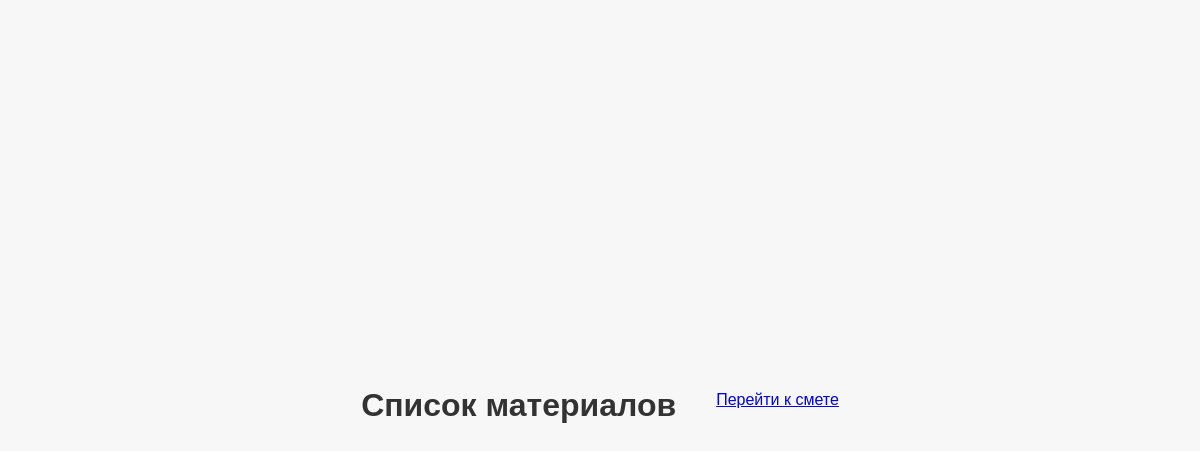
Before: / with the older database file.
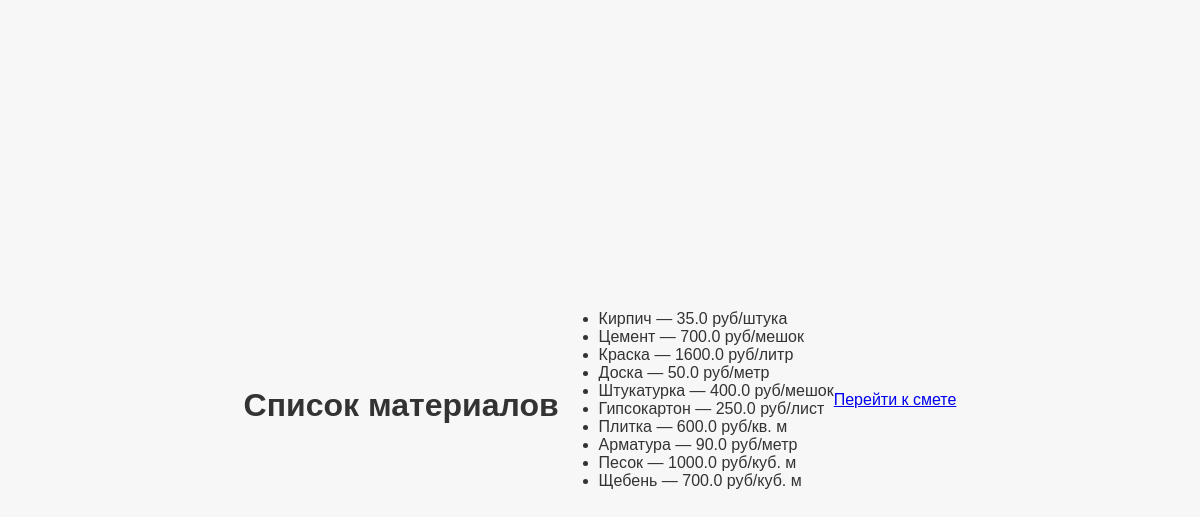
After: the same page with the newer database file.
### models.py (models this page shows)
class Material(db.Model):
    __tablename__ = 'materials'
    id = db.Column(db.Integer, primary_key=True)
    name = db.Column(db.String(100), nullable=False)
    unit_price = db.Column(db.Float, nullable=False)
    unit = db.Column(db.String(50), nullable=False)

### app.py (the view)
@app.route('/')
def index():
    materials = Material.query.all()
    return render_template('index.html', materials=materials)

### templates/index.html (shortened to what this page needs)
<!DOCTYPE html>
<html lang="ru">
<head>
    <link rel="stylesheet" href="/static/style.css">
</head>
<body>
    <h1>Список материалов</h1>
    <ul>
        {% for material in materials %}
        <li>{{ material.name }} — {{ material.unit_price }} руб/{{ material.unit }}</li>
        {% endfor %}
    </ul>
    <a href="/estimate">Перейти к смете</a>
</body>
</html>

### static/style.css (style rules this page uses)
body { font-family: Arial, sans-serif; background-color: #f7f7f7; margin: 0; padding: 0; display: flex; justify-content: center; align-items: center; height: 100vh; color: #333; }
h1, h2 { color: #333; margin-bottom: 10px; }

Changed rows visible on the page:
added Material: name "Кирпич", unit_price "35.0", unit "штука"
added Material: name "Цемент", unit_price "700.0", unit "мешок"
added Material: name "Краска", unit_price "1600.0", unit "литр"
added Material: name "Доска", unit_price "50.0", unit "метр"
added Material: name "Штукатурка", unit_price "400.0", unit "мешок"
added Material: name "Гипсокартон", unit_price "250.0", unit "лист"
added Material: name "Плитка", unit_price "600.0", unit "кв. м"
added Material: name "Арматура", unit_price "90.0", unit "метр"
added Material: name "Песок", unit_price "1000.0", unit "куб. м"
added Material: name "Щебень", unit_price "700.0", unit "куб. м"
